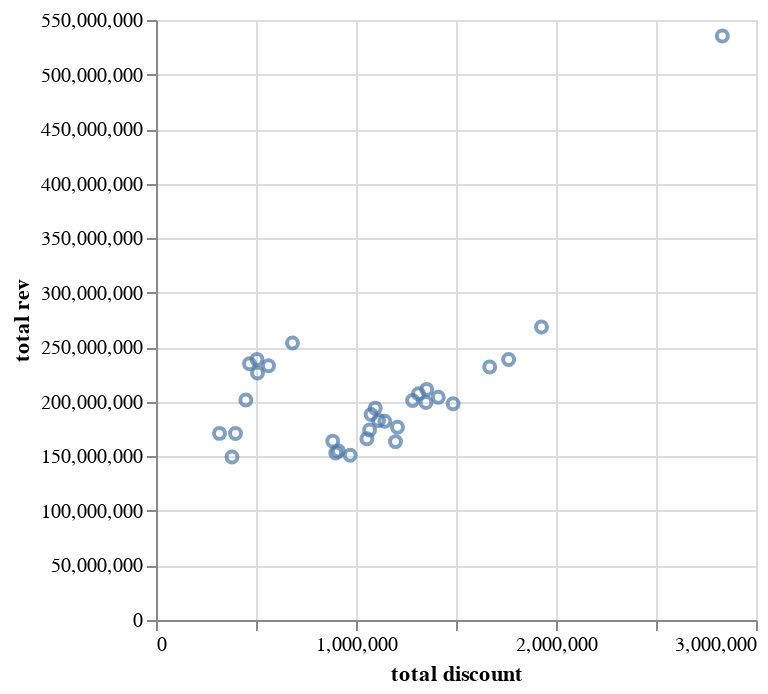

Write notebook code for a chart like this one.
### Code cell
corr = groupdate.group_by('Group_date').agg([pl.col('total no dup').sum().alias('total rev'),pl.col('ditanggung penjual no dup').sum().alias('total discount')]).sort(by='Group_date')

corr.plot.scatter(y='total rev',x='total discount')

### Figure 1 — Vega-Lite specification as saved in the notebook (floating-point values rounded to 4 significant figures)
{"config": {"view": {"continuousWidth": 300, "continuousHeight": 300}}, "data": {"name": "data-2570e3c3baee7798ec6e02f3feed896e"}, "mark": {"type": "point", "tooltip": true}, "encoding": {"x": {"field": "total discount", "type": "quantitative"}, "y": {"field": "total rev", "type": "quantitative"}}, "params": [{"name": "param_47", "select": {"type": "interval", "encodings": ["x", "y"]}, "bind": "scales"}], "$schema": "https://vega.github.io/schema/vega-lite/v5.20.1.json", "datasets": {"data-2570e3c3baee7798ec6e02f3feed896e": [{"Group_date": "2024-10-01", "total rev": 234840270, "total discount": 467500}, {"Group_date": "2024-10-02", "total rev": 226414541, "total discount": 507500}, {"Group_date": "2024-10-03", "total rev": 201704159, "total discount": 449135}, {"Group_date": "2024-10-04", "total rev": 149440534, "total discount": 380000}, {"Group_date": "2024-10-05", "total rev": 170956338, "total discount": 397500}, {"Group_date": "2024-10-06", "total rev": 171067819, "total discount": 317500}, {"Group_date": "2024-10-07", "total rev": 233047944, "total discount": 562500}, {"Group_date": "2024-10-08", "total rev": 253903266, "total discount": 682500}, {"Group_date": "2024-10-09", "total rev": 238881092, "total discount": 505000}, {"Group_date": "2024-10-10", "total rev": 535300505, "total discount": 2831500}, {"Group_date": "2024-10-11", "total rev": 198186431, "total discount": 1485500}, {"Group_date": "2024-10-12", "total rev": 231873952, "total discount": 1668500}, {"Group_date": "2024-10-13", "total rev": 204239886, "total discount": 1411500}, {"Group_date": "2024-10-14", "total rev": 268534536, "total discount": 1927500}, {"Group_date": "2024-10-15", "total rev": 238758975, "total discount": 1763000}, {"Group_date": "2024-10-16", "total rev": 199336386, "total discount": 1350000}, {"Group_date": "2024-10-17", "total rev": 176696224, "total discount": 1207500}, {"Group_date": "2024-10-18", "total rev": 166169874, "total discount": 1054500}, {"Group_date": "2024-10-19", "total rev": 188391566, "total discount": 1075500}, {"Group_date": "2024-10-20", "total rev": 163954519, "total discount": 883500}, {"Group_date": "2024-10-21", "total rev": 211386396, "total discount": 1353500}, {"Group_date": "2024-10-22", "total rev": 182899071, "total discount": 1112722}, {"Group_date": "2024-10-23", "total rev": 174129719, "total discount": 1067894}, {"Group_date": "2024-10-24", "total rev": 153090053, "total discount": 898500}, {"Group_date": "2024-10-25", "total rev": 163519164, "total discount": 1197581}, {"Group_date": "2024-10-26", "total rev": 150986474, "total discount": 970799}, {"Group_date": "2024-10-27", "total rev": 154937751, "total discount": 911773}, {"Group_date": "2024-10-28", "total rev": 207428857, "total discount": 1312480}, {"Group_date": "2024-10-29", "total rev": 194213457, "total discount": 1096000}, {"Group_date": "2024-10-30", "total rev": 182148882, "total discount": 1144000}, {"Group_date": "2024-10-31", "total rev": 201165806, "total discount": 1283000}]}}
